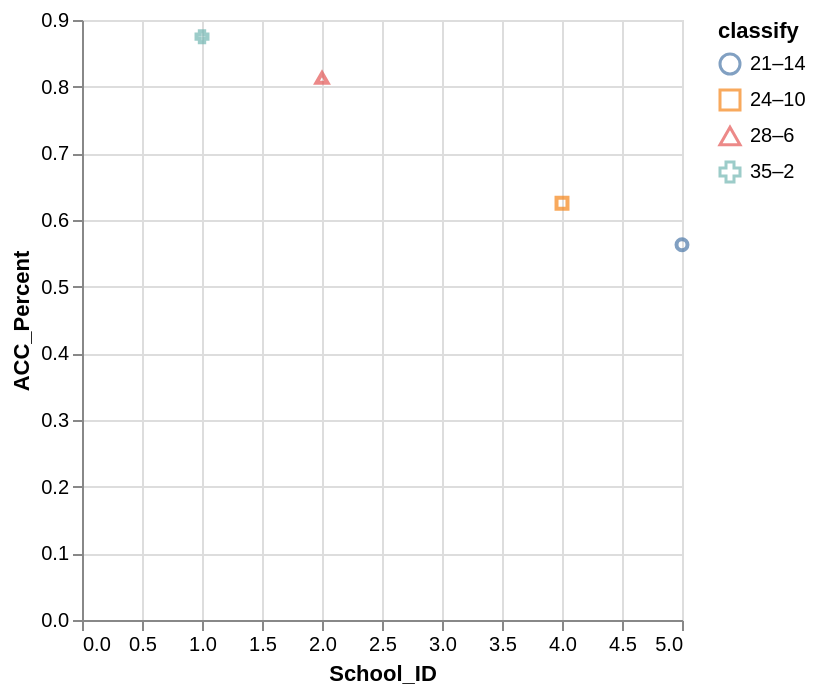

Write the Vega-Lite specification saved for this chart.
### Vega-Lite specification from a JSON file in a GitHub repository (floating-point values rounded to 4 significant figures)
{"data": {"values": [{"x_data": 5, "y_data": 0.563, "classify": "21–14"}, {"x_data": 4, "y_data": 0.625, "classify": "24–10"}, {"x_data": 2, "y_data": 0.813, "classify": "28–6"}, {"x_data": 1, "y_data": 0.875, "classify": "35–2"}]}, "mark": "point", "encoding": {"x": {"field": "x_data", "type": "quantitative", "title": "School_ID", "scale": {"zero": "false"}}, "y": {"field": "y_data", "type": "quantitative", "title": "ACC_Percent", "scale": {"zero": "false"}}, "color": {"field": "classify", "type": "nominal"}, "shape": {"field": "classify", "type": "nominal"}}}
